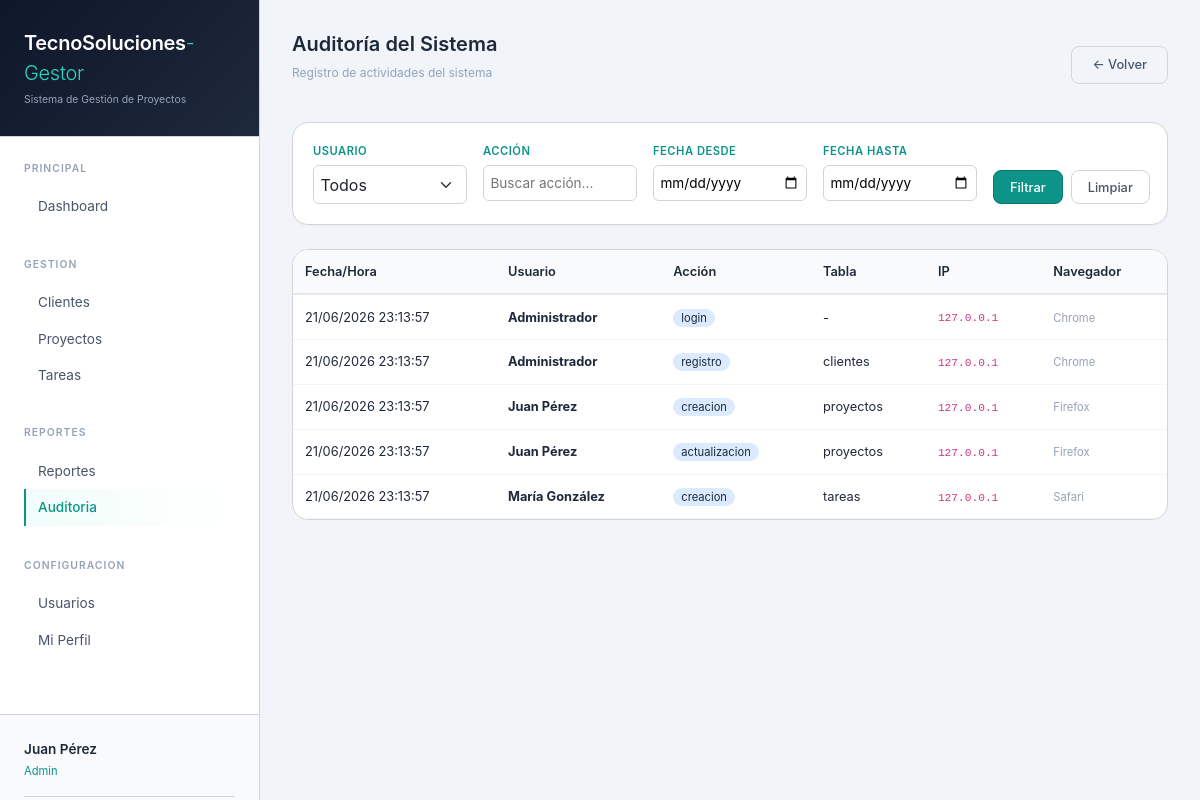
Page /public/index.php?action=auditoria (signed in) on the committed database.
### tables this page shows
CREATE TABLE IF NOT EXISTS auditoria (
    id INT AUTO_INCREMENT PRIMARY KEY,
    usuario_id INT NULL,
    accion VARCHAR(50) NOT NULL,
    tabla_afectada VARCHAR(50) NULL,
    registro_id INT NULL,
    datos_anteriores TEXT NULL,
    datos_nuevos TEXT NULL,
    ip_address VARCHAR(45) NULL,
    user_agent VARCHAR(255) NULL,
    navegador VARCHAR(50) NULL,
    created_at TIMESTAMP DEFAULT CURRENT_TIMESTAMP,
    FOREIGN KEY (usuario_id) REFERENCES usuarios(id) ON DELETE SET NULL,
    INDEX idx_usuario (usuario_id),
    INDEX idx_accion (accion),
    INDEX idx_created (created_at)
);

CREATE TABLE IF NOT EXISTS usuarios (
    id INT AUTO_INCREMENT PRIMARY KEY,
    nombre VARCHAR(100) NOT NULL,
    email VARCHAR(100) UNIQUE NOT NULL,
    password VARCHAR(255) NOT NULL,
    telefono VARCHAR(20) NULL,
    rol ENUM('usuario', 'admin', 'super_admin') DEFAULT 'usuario',
    reset_token VARCHAR(255) NULL,
    token_expira DATETIME NULL,
    ultimo_acceso DATETIME NULL,
    created_at TIMESTAMP DEFAULT CURRENT_TIMESTAMP,
    INDEX idx_email (email)
);

### controllers/AuditoriaController.php (called while the page is built, shortened)
<?php
class AuditoriaController {
    private $conn;
    public function __construct($db) {
        $this->conn = $db;
    }
    public function index() {
        $page = isset($_GET['page']) ? (int)$_GET['page'] : 1;
        $limit = 20;
        $offset = ($page - 1) * $limit;
        $filtros = [];
        $auditoriaModel = new Auditoria($this->conn);
        $auditorias = $auditoriaModel->obtenerTodos($limit, $offset, $filtros);
        include_once __DIR__ . '/../views/auditoria/index.php';
    }
}
?>

### models/Auditoria.php (called while the page is built, shortened)
<?php
class Auditoria {
    private $conn;
    private $table = 'auditoria';
    public function __construct($db) {
        $this->conn = $db;
    }
    public function obtenerTodos($limite = 100, $offset = 0, $filtros = []) {
        $sql = "SELECT a.*, u.nombre as usuario_nombre FROM " . $this->table . " a LEFT JOIN usuarios u ON a.usuario_id = u.id WHERE 1=1";
        $params = [];
        $sql .= " ORDER BY a.created_at DESC LIMIT :limite OFFSET :offset";
        $stmt = $this->conn->prepare($sql);
        $stmt->bindParam(':limite', $limite, PDO::PARAM_INT);
        $stmt->bindParam(':offset', $offset, PDO::PARAM_INT);
        $stmt->execute();
        return $stmt->fetchAll(PDO::FETCH_ASSOC);
    }
}
?>

### views/auditoria/index.php (the view, shortened to what this page needs)
<?php
include_once __DIR__ . '/../layouts/header.php';
?>
<div class="flex-between mb-4">
    <div>
        <h2 style="font-size: 1.25rem; font-weight: 600;">Auditoría del Sistema</h2>
        <p style="font-size: 0.75rem; color: #94a3b8; margin-top: 0.25rem;">Registro de actividades del sistema</p>
    </div>
    <a href="index.php?action=dashboard" class="btn btn-outline">← Volver</a>
</div>
<div class="card mb-4">
    <div class="card-body">
        <form method="GET" action="index.php">
            <div style="display: grid; grid-template-columns: repeat(auto-fit, minmax(150px, 1fr)); gap: 1rem;">
                <div class="form-group" style="margin-bottom: 0;">
                    <label>Usuario</label>
                    <select name="usuario_id" class="form-select" style="border: 1px solid #d4d4d8; padding: 0.4rem; border-radius: 6px;">
                        <option value="">Todos</option>
                    </select>
                </div>
                <div class="form-group" style="margin-bottom: 0;">
                    <label>Acción</label>
                    <input type="text" name="accion" style="width: 100%; border: 1px solid #d4d4d8; padding: 0.4rem; border-radius: 6px;" value="<?php echo isset($_GET['accion']) ? htmlspecialchars($_GET['accion']) : ''; ?>" placeholder="Buscar acción...">
                </div>
                <div class="form-group" style="margin-bottom: 0;">
                    <label>Fecha desde</label>
                    <input type="date" name="fecha_desde" style="width: 100%; border: 1px solid #d4d4d8; padding: 0.4rem; border-radius: 6px;" value="<?php echo isset($_GET['fecha_desde']) ? htmlspecialchars($_GET['fecha_desde']) : ''; ?>">
                </div>
                <div class="form-group" style="margin-bottom: 0;">
                    <label>Fecha hasta</label>
                    <input type="date" name="fecha_hasta" style="width: 100%; border: 1px solid #d4d4d8; padding: 0.4rem; border-radius: 6px;" value="<?php echo isset($_GET['fecha_hasta']) ? htmlspecialchars($_GET['fecha_hasta']) : ''; ?>">
                </div>
                <div style="display: flex; gap: 0.5rem; align-items: flex-end;">
                    <button type="submit" class="btn btn-primary" style="padding: 0.4rem 1rem;">Filtrar</button>
                    <a href="index.php?action=auditoria" class="btn btn-outline" style="padding: 0.4rem 1rem;">Limpiar</a>
                </div>
            </div>
        </form>
    </div>
</div>
<div class="table-responsive">
    <table style="width: 100%; border-collapse: collapse;">
        <thead>
            <tr>
                <th style="text-align: left; padding: 12px; background: #f8fafc; border-bottom: 2px solid #e2e8f0;">Fecha/Hora</th>
                <th style="text-align: left; padding: 12px; background: #f8fafc; border-bottom: 2px solid #e2e8f0;">Usuario</th>
                <th style="text-align: left; padding: 12px; background: #f8fafc; border-bottom: 2px solid #e2e8f0;">Acción</th>
                <th style="text-align: left; padding: 12px; background: #f8fafc; border-bottom: 2px solid #e2e8f0;">Tabla</th>
                <th style="text-align: left; padding: 12px; background: #f8fafc; border-bottom: 2px solid #e2e8f0;">IP</th>
                <th style="text-align: left; padding: 12px; background: #f8fafc; border-bottom: 2px solid #e2e8f0;">Navegador</th>
            </tr>
        </thead>
        <tbody>
            <?php if (empty($auditorias)): ?>
                <tr>
                    <td colspan="6" style="padding: 32px; text-align: center; color: #94a3b8;">No hay registros de auditoría</td>
                </tr>
            <?php else: ?>
                <?php foreach ($auditorias as $a): ?>
                <tr>
                    <td style="padding: 12px; border-bottom: 1px solid #f1f5f9;"><?php echo date('d/m/Y H:i:s', strtotime($a['created_at'])); ?></td>
                    <td style="padding: 12px; border-bottom: 1px solid #f1f5f9;"><strong><?php echo htmlspecialchars($a['usuario_nombre'] ?? 'Desconocido'); ?></strong></td>
                    <td style="padding: 12px; border-bottom: 1px solid #f1f5f9;"><span style="background: #dbeafe; padding: 2px 8px; border-radius: 12px; font-size: 0.7rem;"><?php echo htmlspecialchars($a['accion']); ?></span></td>
                    <td style="padding: 12px; border-bottom: 1px solid #f1f5f9;"><?php echo htmlspecialchars($a['tabla_afectada'] ?? '-'); ?></td>
                    <td style="padding: 12px; border-bottom: 1px solid #f1f5f9;"><code style="font-size: 0.7rem;"><?php echo htmlspecialchars($a['ip_address']); ?></code></td>
                    <td style="padding: 12px; border-bottom: 1px solid #f1f5f9;"><small style="color: #94a3b8;"><?php echo htmlspecialchars($a['navegador'] ?? '-'); ?></small></td>
                </tr>
                <?php endforeach; ?>
            <?php endif; ?>
        </tbody>
    </table>
</div>
<?php include_once __DIR__ . '/../layouts/footer.php'; ?>

### views/layouts/header.php (style rules this page uses)
* { margin: 0; padding: 0; box-sizing: border-box; }
body { font-family: 'Inter', -apple-system, BlinkMacSystemFont, 'Segoe UI', Roboto, sans-serif; background: #f1f5f9; color: #1e293b; line-height: 1.5; }
.btn { padding: 0.5rem 1.25rem; font-size: 0.8rem; font-family: inherit; border-radius: 8px; cursor: pointer; transition: all 0.2s; text-decoration: none; display: inline-block; font-weight: 500; border: 1px solid; }
.btn-primary { background: #0d9488; color: white; border-color: #0f766e; }
.btn-outline { background: transparent; border: 1px solid #d4d4d8; color: #475569; }
.card { background: white; border: 1px solid #d4d4d8; border-radius: 16px; overflow: hidden; box-shadow: 0 1px 2px rgba(0,0,0,0.03); }
.card-body { padding: 1.25rem; }
.table-responsive { overflow-x: auto; border: 1px solid #d4d4d8; border-radius: 16px; background: white; }
table { width: 100%; border-collapse: collapse; font-size: 0.8rem; }
th { text-align: left; padding: 0.875rem; background: #fafafa; font-weight: 600; color: #1e293b; border-bottom: 1px solid #e4e4e7; }
td { padding: 0.875rem; border-bottom: 1px solid #f1f5f9; }
tr:last-child td { border-bottom: none; }
.form-group { margin-bottom: 1.25rem; }
label { display: block; font-size: 0.7rem; text-transform: uppercase; letter-spacing: 0.5px; color: #0d9488; margin-bottom: 0.35rem; font-weight: 600; }
input, select, textarea { width: 100%; padding: 0.6rem 0; font-size: 0.85rem; font-family: inherit; border: none; border-bottom: 1px solid #d4d4d8; background: transparent; outline: none; transition: border-color 0.2s; }
.flex-between { display: flex; justify-content: space-between; align-items: center; }
.mb-4 { margin-bottom: 1.5rem; }

### rows in the picture
auditoria: created_at "21/06/2026 23:13:57", usuario.nombre "Administrador", accion "login", tabla_afectada "-", ip_address "127.0.0.1", navegador "Chrome"
auditoria: created_at "21/06/2026 23:13:57", usuario.nombre "Administrador", accion "registro", tabla_afectada "clientes", ip_address "127.0.0.1", navegador "Chrome"
auditoria: created_at "21/06/2026 23:13:57", usuario.nombre "Juan Pérez", accion "creacion", tabla_afectada "proyectos", ip_address "127.0.0.1", navegador "Firefox"
auditoria: created_at "21/06/2026 23:13:57", usuario.nombre "Juan Pérez", accion "actualizacion", tabla_afectada "proyectos", ip_address "127.0.0.1", navegador "Firefox"
auditoria: created_at "21/06/2026 23:13:57", usuario.nombre "María González", accion "creacion", tabla_afectada "tareas", ip_address "127.0.0.1", navegador "Safari"

### other values in the picture
$_SESSION['user_nombre'] "Juan Pérez"
$_SESSION['user_rol'] "Admin"
